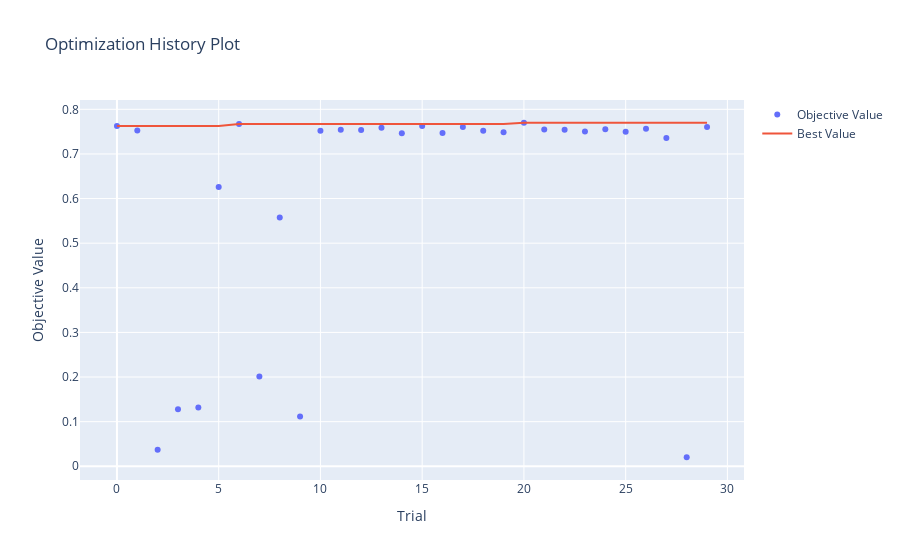

The notebook cell this image was saved under:
### Code cell
# plot performance of all trials
optuna.visualization.plot_optimization_history(study)

### Figure 1 — Plotly figure (JSON) as saved in the notebook; plotly's stock layout.template omitted (floating-point values rounded to 4 significant figures)
{"data": [{"mode": "markers", "name": "Objective Value", "type": "scatter", "x": [0, 1, 2, 3, 4, 5, 6, 7, 8, 9, 10, 11, 12, 13, 14, 15, 16, 17, 18, 19, 20, 21, 22, 23, 24, 25, 26, 27, 28, 29], "y": [0.7625, 0.7525, 0.03728, 0.1281, 0.1315, 0.6257, 0.7673, 0.2011, 0.5578, 0.1118, 0.7521, 0.7541, 0.7534, 0.7584, 0.7463, 0.7624, 0.7469, 0.7601, 0.7518, 0.7487, 0.7699, 0.755, 0.7544, 0.7501, 0.7555, 0.7498, 0.7565, 0.7357, 0.02024, 0.7603]}, {"name": "Best Value", "type": "scatter", "x": [0, 1, 2, 3, 4, 5, 6, 7, 8, 9, 10, 11, 12, 13, 14, 15, 16, 17, 18, 19, 20, 21, 22, 23, 24, 25, 26, 27, 28, 29], "y": [0.7625, 0.7625, 0.7625, 0.7625, 0.7625, 0.7625, 0.7673, 0.7673, 0.7673, 0.7673, 0.7673, 0.7673, 0.7673, 0.7673, 0.7673, 0.7673, 0.7673, 0.7673, 0.7673, 0.7673, 0.7699, 0.7699, 0.7699, 0.7699, 0.7699, 0.7699, 0.7699, 0.7699, 0.7699, 0.7699]}], "layout": {"title": {"text": "Optimization History Plot"}, "xaxis": {"title": {"text": "Trial"}}, "yaxis": {"title": {"text": "Objective Value"}}}}
